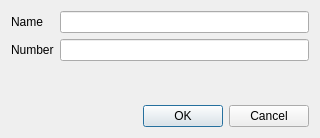
<?xml version="1.0" encoding="UTF-8"?>
<ui version="4.0">
 <class>EditDialog</class>
 <widget class="QDialog" name="EditDialog">
  <property name="geometry">
   <rect>
    <x>0</x>
    <y>0</y>
    <width>320</width>
    <height>138</height>
   </rect>
  </property>
  <property name="windowTitle">
   <string>Dialog</string>
  </property>
  <layout class="QVBoxLayout" name="verticalLayout">
   <item>
    <layout class="QGridLayout" name="gridLayout">
     <item row="0" column="0">
      <widget class="QLabel" name="label">
       <property name="text">
        <string>Name</string>
       </property>
      </widget>
     </item>
     <item row="0" column="1">
      <widget class="QLineEdit" name="nameEdit"/>
     </item>
     <item row="1" column="0">
      <widget class="QLabel" name="label_2">
       <property name="text">
        <string>Number</string>
       </property>
      </widget>
     </item>
     <item row="1" column="1">
      <widget class="QLineEdit" name="numberEdit"/>
     </item>
    </layout>
   </item>
   <item>
    <spacer name="verticalSpacer">
     <property name="orientation">
      <enum>Qt::Vertical</enum>
     </property>
     <property name="sizeHint" stdset="0">
      <size>
       <width>20</width>
       <height>16</height>
      </size>
     </property>
    </spacer>
   </item>
   <item>
    <widget class="QDialogButtonBox" name="buttonBox">
     <property name="orientation">
      <enum>Qt::Horizontal</enum>
     </property>
     <property name="standardButtons">
      <set>QDialogButtonBox::Cancel|QDialogButtonBox::Ok</set>
     </property>
    </widget>
   </item>
  </layout>
 </widget>
 <resources/>
 <connections>
  <connection>
   <sender>buttonBox</sender>
   <signal>accepted()</signal>
   <receiver>EditDialog</receiver>
   <slot>accept()</slot>
   <hints>
    <hint type="sourcelabel">
     <x>247</x>
     <y>128</y>
    </hint>
    <hint type="destinationlabel">
     <x>157</x>
     <y>137</y>
    </hint>
   </hints>
  </connection>
  <connection>
   <sender>buttonBox</sender>
   <signal>rejected()</signal>
   <receiver>EditDialog</receiver>
   <slot>reject()</slot>
   <hints>
    <hint type="sourcelabel">
     <x>310</x>
     <y>128</y>
    </hint>
    <hint type="destinationlabel">
     <x>286</x>
     <y>137</y>
    </hint>
   </hints>
  </connection>
 </connections>
</ui>
